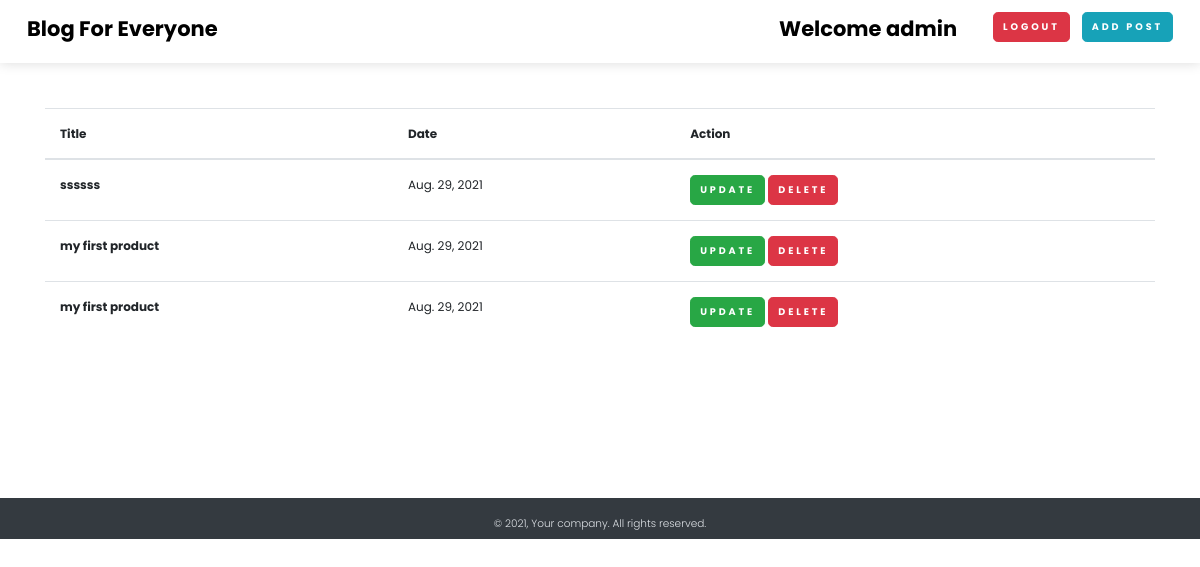
/edit/ (signed in), run on an earlier commit of the app's database.
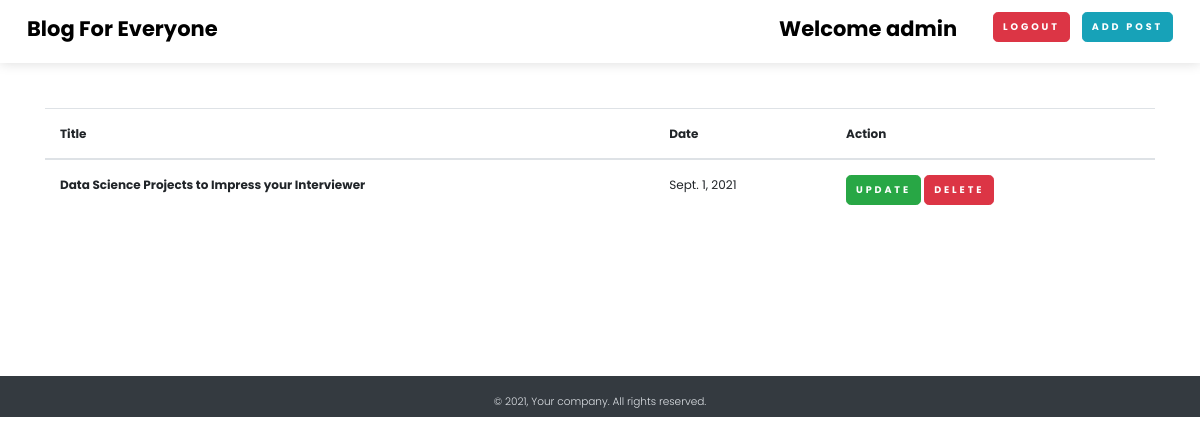
And on a later commit of the database.
### app/models.py (models this page shows, shortened)
class post(models.Model):
    title = models.CharField(max_length=200)
    image = models.ImageField(upload_to='media')
    content = FroalaField()
    slug     = models.SlugField(max_length=1000,null=True,blank=True)
    created_At = models.DateField(auto_now_add=True)
    user = ForeignKey(User, on_delete=models.CASCADE)

### app/views.py (the view)
# urls.py: path('edit/',views.edit,name='edit'),
def edit(request):
    if request.user.is_authenticated:
        context={'data':post.objects.all()}
        return render(request,'app/edit_blog.html',context)
    else:
        return redirect('/login')

### app/templates/app/edit_blog.html (shortened to what this page needs)
{% extends 'app/base.html' %}
{% block content %}
<div class="container mt-5  mb-5 pb-5">
    <div class="row">
        <div class="col  mb-5 pb-5">
            <table class="table">
                <thead>
                  <tr>
                    <th scope="col">Title</th>
                    <th scope="col">Date</th>
                    <th scope="col">Action</th>
                  </tr>
                </thead>
                <tbody>
                    {% for txt in data %}
                  <tr>
                    <th scope="row">{{txt.title}}</th>
                    <td>{{txt.created_At}}</td>
                    <td>
                        <a href="{% url 'update' txt.slug %}" class="btn btn-success">Update</a>
                        <a href="{% url 'delete' txt.id %}" class="btn btn-danger">Delete</a>
                    </td>
                  </tr>
                 {% endfor %}
                </tbody>
              </table>
        </div>
    </div>
</div>
{% endblock content %}

What changed in the data, as far as the page shows it:
removed post: title "ssssss", created_At "Aug. 29, 2021"
removed post: title "my first product", created_At "Aug. 29, 2021"
removed post: title "my first product", created_At "Aug. 29, 2021"
added post: title "Data Science Projects to Impress your Interviewer", created_At "Sept. 1, 2021"
